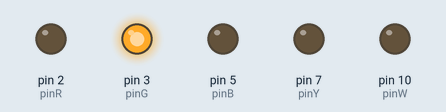
This program was run on a simulated Arduino Uno, built with avr-gcc and run on an emulated ATmega328P. On the bench: output pins drawn as LEDs (lit = HIGH).

Above: at 0.5 s.
At 3.5 s:
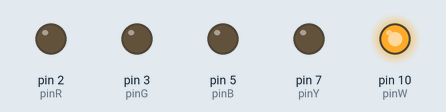
At 5.0 s:
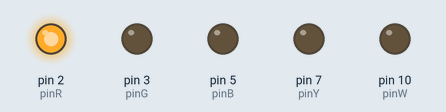
At 6.5 s:
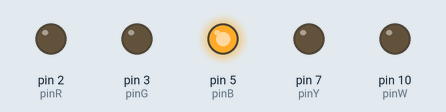
At 10.2 s:
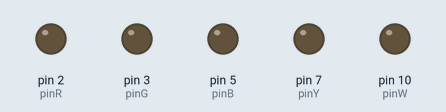
At 14.0 s:
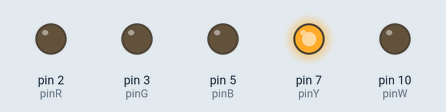
Timing chart, 0 to 15.6 s (numbered marks = the images above):
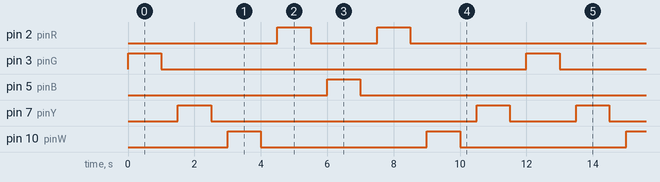

Measured:
- by itself, pin 2 (pinR): repeats every 12.0 s: LOW 2.0 s, HIGH 1.0 s, LOW 8.0 s, HIGH 1.0 s
- by itself, pin 3 (pinG), pin 5 (pinB): alternates HIGH for 1.0 s and LOW for 11.0 s
- by itself, pin 7 (pinY): repeats every 12.0 s: LOW 8.0 s, HIGH 1.0 s, LOW 2.0 s, HIGH 1.0 s
- by itself, pin 10 (pinW): alternates HIGH for 1.0 s and LOW for 5.0 s

The program:

main.cpp
```cpp
#include <Arduino.h>

#define pinG 3
#define pinY 7
#define pinW 10
#define pinR 2
#define pinB 5
#define N_LEDS 5
int pins[] = {pinG, pinY, pinW, pinR, pinB};
int current = 0;
int step = 1;

void setup() {

  for (int i = 0; i < 5; i++) {
    pinMode(pins[i], OUTPUT);
  }
}

void loop() {
  digitalWrite(pins[current], HIGH);
  delay(1000);
  digitalWrite(pins[current], LOW);
  delay(500);
  current += step;
  if (current == N_LEDS) {
    current -= 2;
    step = -1;
  } else if (current < 0) {
    current = 1;
    step = 1;
  }
}
```
